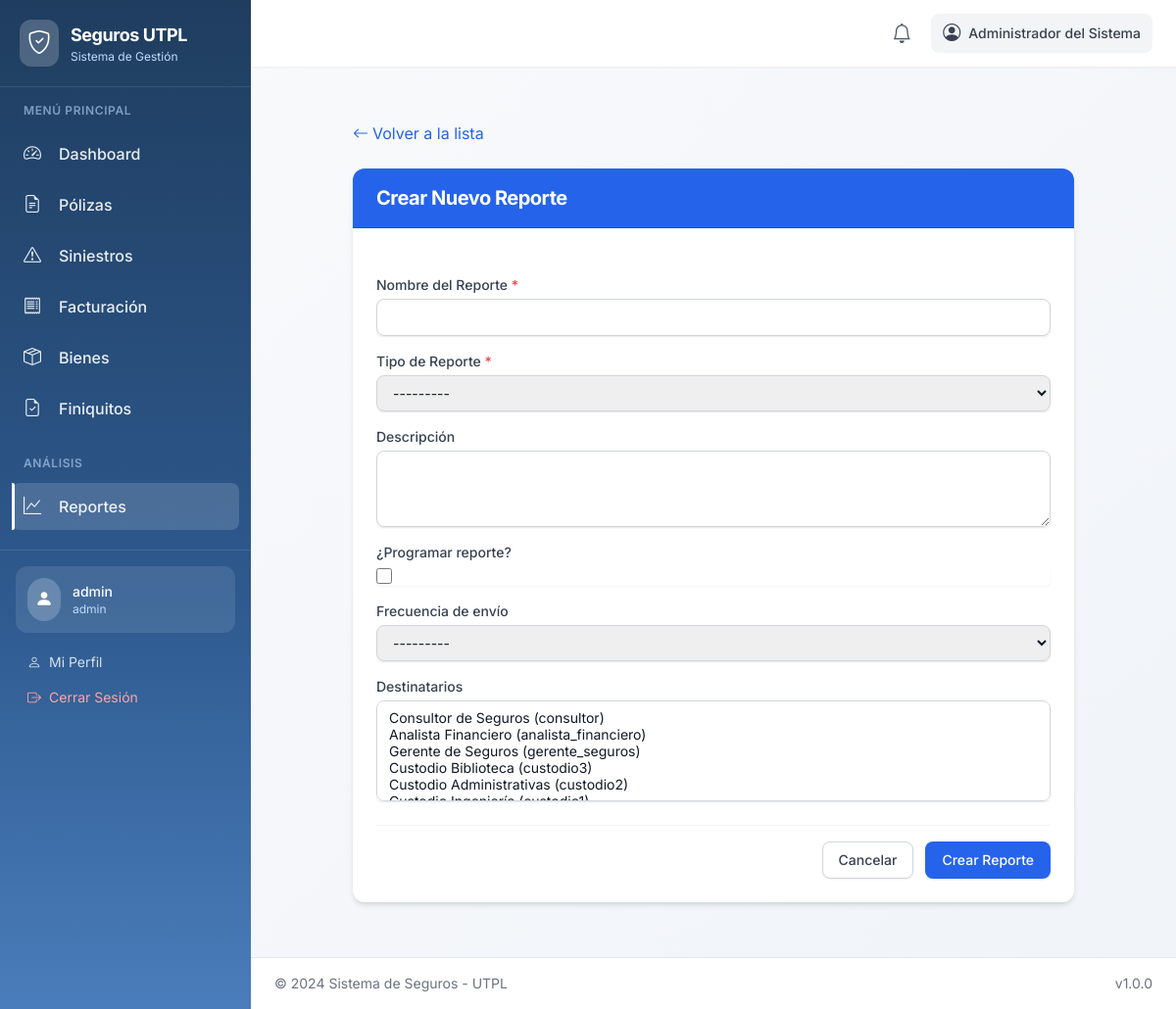
Screenshot of /reports/create/ (signed in) with the database file from the repository.
### accounts/models.py (models this page shows, shortened)
class UserProfile(AbstractUser):
    ROLE_CHOICES = [
        ('admin', _('Administrador')),
        ('insurance_manager', _('Gerente de Seguros')),
        ('requester', _('Custodio de Bienes')),
    ]
    full_name = models.CharField(
        _('Nombre completo'),
        max_length=255,
        blank=True
    )
    role = models.CharField(
        _('Rol'),
        max_length=20,
        choices=ROLE_CHOICES,
        default='requester'
    )
    department = models.CharField(
        _('Departamento'),
        max_length=100,
        blank=True
    )
    phone = models.CharField(
        _('Teléfono'),
        max_length=20,
        blank=True
    )
    created_at = models.DateTimeField(_('Fecha de creación'), auto_now_add=True)
    updated_at = models.DateTimeField(_('Fecha de actualización'), auto_now=True)
    class Meta:
        verbose_name = _('Perfil de Usuario')
        verbose_name_plural = _('Perfiles de Usuario')
        ordering = ['-created_at']
    def __str__(self):
        return f"{self.get_full_name()} ({self.username})"
    def get_full_name(self):
        if self.full_name:
            return self.full_name
        return super().get_full_name() or self.username
    def get_role_permissions(self):
        permissions_map = {
            'admin': [
                'users_read', 'users_write', 'users_create', 'users_update', 'users_delete', 'users_manage',
                'policies_read', 'policies_write', 'policies_create', 'policies_update', 'policies_delete', 'policies_manage',
                'claims_read', 'claims_write', 'claims_update', 'claims_delete', 'claims_manage',
                'invoices_read', 'invoices_write', 'invoices_create', 'invoices_update', 'invoices_delete', 'invoices_manage',
                'assets_read', 'assets_write', 'assets_create', 'assets_update', 'assets_delete', 'assets_manage',
                'reports_read', 'reports_write', 'reports_create', 'reports_update', 'reports_delete', 'reports_manage',
                'insurance_companies_read', 'insurance_companies_write', 'insurance_companies_create', 'insurance_companies_update', 'insurance_companies_delete', 'insurance_companies_manage',
                'brokers_read', 'brokers_write', 'brokers_create', 'brokers_update', 'brokers_delete', 'brokers_manage',
                'settings_read', 'settings_write', 'settings_create', 'settings_update', 'settings_delete', 'settings_manage',
                'alerts_read', 'alerts_create', 'alerts_write', 'alerts_execute', 'alerts_delete'
            ],
            'insurance_manager': [
                'users_read',
                'policies_read', 'policies_write', 'policies_create', 'policies_update', 'policies_delete',
                'claims_read', 'claims_write', 'claims_update', 'claims_manage',
                'invoices_read', 'invoices_write', 'invoices_create', 'invoices_update',
                'assets_read',
                'reports_read',
                'insurance_companies_read', 'insurance_companies_write', 'insurance_companies_create', 'insurance_companies_update',
                'brokers_read', 'brokers_write', 'brokers_create', 'brokers_update'
            ],
            'requester': [
                'claims_read', 'claims_write', 'claims_create',
                'assets_read'  # Only their own assets
            ]
        }
        return permissions_map.get(self.role, [])
    def has_perm(self, perm, obj=None):
        if super().has_perm(perm, obj):
            return True
        if not self.is_active or not perm:
            return False
        codename = perm.split('.')[-1]
        return codename in self.get_role_permissions()
    def has_perms(self, perm_list, obj=None):
        return all(self.has_perm(perm, obj) for perm in perm_list)

### reports/views.py (the view)
# urls.py: path('create/', views.report_create, name='report_create'),
@login_required
@permission_required('reports.reports_create', raise_exception=True)
def report_create(request):
    if request.method == 'POST':
        form = ReportForm(request.POST, user=request.user)
        if form.is_valid():
            report = form.save()
            AuditLog.log_action(
                user=request.user,
                action_type='create',
                entity_type='report',
                entity_id=str(report.id),
                description=f'Reporte creado: {report.name}',
                new_values={
                    'name': report.name,
                    'report_type': report.report_type,
                    'is_scheduled': report.is_scheduled
                }
            )
            messages.success(request, _('Reporte creado exitosamente.'))
            return redirect('reports:report_detail', pk=report.pk)
    else:
        form = ReportForm(user=request.user)
    return render(request, 'reports/report_form.html', {
        'form': form,
        'title': _('Crear Nuevo Reporte'),
        'submit_text': _('Crear Reporte'),
    })

### templates/reports/report_form.html (shortened to what this page needs)
{% extends 'base.html' %}
{% load i18n %}
{% block content %}
<div class="container mx-auto px-4 py-8 max-w-3xl">
    <div class="mb-6">
        <a href="{% url 'reports:report_list' %}" class="text-blue-600 hover:underline flex items-center">
            <i class="bi bi-arrow-left mr-1"></i> {% trans "Volver a la lista" %}
        </a>
    </div>
    <div class="bg-white rounded-xl shadow-md overflow-hidden">
        <div class="bg-blue-600 px-6 py-4 border-b border-blue-700">
            <h1 class="text-xl font-bold text-white">{{ title|default:"Gestión de Reporte" }}</h1>
        </div>
        <form method="post" class="p-6 space-y-6">
            <div class="space-y-4">
                {% for field in form %}
                <div class="form-group">
                    <label for="{{ field.id_for_label }}" class="block text-sm font-medium text-gray-700 mb-1">
                        {{ field.label }}
                        {% if field.field.required %}<span class="text-red-500">*</span>{% endif %}
                    </label>
                    <div class="mt-1 relative rounded-md shadow-sm">
                        {% if field.field.widget.input_type == "checkbox" %}
                        <div class="flex items-center h-5">
                            {{ field }}
                        </div>
                        {% else %}
                        {{ field }}
                        {% endif %}
                    </div>
                </div>
                {% endfor %}
            </div>
            <div class="pt-4 flex justify-end space-x-3 border-t border-gray-100 mt-6">
                <a href="{% url 'reports:report_list' %}"
                    class="bg-white py-2 px-4 border border-gray-300 rounded-lg shadow-sm text-sm font-medium text-gray-700 hover:bg-gray-50 focus:outline-none focus:ring-2 focus:ring-offset-2 focus:ring-blue-500">
                    {% trans "Cancelar" %}
                </a>
                <button type="submit"
                    class="inline-flex justify-center py-2 px-4 border border-transparent shadow-sm text-sm font-medium rounded-lg text-white bg-blue-600 hover:bg-blue-700 focus:outline-none focus:ring-2 focus:ring-offset-2 focus:ring-blue-500">
                    {{ submit_text|default:"Guardar Reporte" }}
                </button>
            </div>
        </form>
    </div>
</div>
{% endblock %}

### templates/base.html (shortened to what this page needs)
{% load static %}
<!DOCTYPE html>
<html lang="es">
<head>
    <script src="https://cdn.tailwindcss.com"></script>
    <link href="https://cdn.jsdelivr.net/npm/bootstrap-icons@1.10.0/font/bootstrap-icons.css" rel="stylesheet">
    <link href="{% static 'css/style.css' %}" rel="stylesheet">
</head>
<body class="bg-gray-100 font-sans">
    <div class="flex min-h-screen">
        {% if user.is_authenticated and user_permissions %}
        <aside id="sidebar"
            class="fixed inset-y-0 left-0 z-50 w-64 transform -translate-x-full lg:translate-x-0 transition-transform duration-300"
            style="background: linear-gradient(180deg, #1f3d5f 0%, #2e5a8f 60%, #4a7dbb 100%);">
            <div class="flex items-center space-x-3 p-5 border-b border-white/10">
                <div class="bg-white/20 p-2 rounded-xl">
                    <i class="bi bi-shield-check text-white text-2xl"></i>
                </div>
                <div>
                    <h1 class="text-white font-bold text-lg">Seguros UTPL</h1>
                    <p class="text-blue-200 text-xs">Sistema de Gestión</p>
                </div>
            </div>
            <nav class="sidebar-nav flex-1 overflow-y-auto px-3 py-4">
                <p class="text-blue-200/60 text-xs font-semibold uppercase tracking-wider px-3 mb-3">Menú Principal</p>
                <a href="{% url 'accounts:dashboard' %}"
                    class="nav-link flex items-center space-x-3 text-white/90 hover:text-white px-3 py-2.5 rounded-lg mb-1">
                    <i class="bi bi-speedometer2 text-lg w-6"></i>
                    <span class="font-medium">Dashboard</span>
                </a>
                {% if 'policies_read' in user_permissions %}
                <a href="{% url 'policies:policy_list' %}"
                    class="nav-link flex items-center space-x-3 text-white/90 hover:text-white px-3 py-2.5 rounded-lg mb-1">
                    <i class="bi bi-file-earmark-text text-lg w-6"></i>
                    <span class="font-medium">Pólizas</span>
                </a>
                {% endif %}
                {% if 'claims_read' in user_permissions %}
                <a href="{% url 'claims:claim_list' %}"
                    class="nav-link flex items-center space-x-3 text-white/90 hover:text-white px-3 py-2.5 rounded-lg mb-1">
                    <i class="bi bi-exclamation-triangle text-lg w-6"></i>
                    <span class="font-medium">Siniestros</span>
                </a>
                {% endif %}
                {% if 'invoices_read' in user_permissions %}
                <a href="{% url 'invoices:invoice_list' %}"
                    class="nav-link flex items-center space-x-3 text-white/90 hover:text-white px-3 py-2.5 rounded-lg mb-1">
                    <i class="bi bi-receipt text-lg w-6"></i>
                    <span class="font-medium">Facturación</span>
                </a>
                {% endif %}
                {% if 'assets_read' in user_permissions %}
                <a href="{% url 'assets:asset_list' %}"
                    class="nav-link flex items-center space-x-3 text-white/90 hover:text-white px-3 py-2.5 rounded-lg mb-1">
                    <i class="bi bi-box-seam text-lg w-6"></i>
                    <span class="font-medium">Bienes</span>
                </a>
                {% endif %}
                {% if 'claims_read' in user_permissions %}
                <a href="{% url 'claims:claim_settlements_list' %}"
                    class="nav-link flex items-center space-x-3 text-white/90 hover:text-white px-3 py-2.5 rounded-lg mb-1">
                    <i class="bi bi-file-earmark-check text-lg w-6"></i>
                    <span class="font-medium">Finiquitos</span>
                </a>
                {% endif %}
                {% if 'reports_read' in user_permissions %}
                <p class="text-blue-200/60 text-xs font-semibold uppercase tracking-wider px-3 mt-6 mb-3">Análisis</p>
                <a href="{% url 'reports:report_list' %}"
                    class="nav-link flex items-center space-x-3 text-white/90 hover:text-white px-3 py-2.5 rounded-lg mb-1">
                    <i class="bi bi-graph-up text-lg w-6"></i>
                    <span class="font-medium">Reportes</span>
                </a>
                {% endif %}
            </nav>
            <div class="p-4 border-t border-white/10">
                <div class="bg-white/10 rounded-xl p-3 mb-3">
                    <div class="flex items-center space-x-3">
                        <div class="bg-white/20 p-2 rounded-full">
                            <i class="bi bi-person-fill text-white text-lg"></i>
                        </div>
                        <div class="flex-1 min-w-0">
                            <p class="text-white font-medium text-sm truncate">{{ user.username }}</p>
                            <p class="text-blue-200 text-xs">{{ user.role }}</p>
                        </div>
                    </div>
                </div>
                <a href="{% url 'accounts:profile' %}"
                    class="flex items-center space-x-2 text-white/80 hover:text-white px-3 py-2 rounded-lg hover:bg-white/10 text-sm">
                    <i class="bi bi-person"></i>
                    <span>Mi Perfil</span>
                </a>
                <a href="{% url 'accounts:logout' %}"
                    class="flex items-center space-x-2 text-red-300 hover:text-red-200 px-3 py-2 rounded-lg hover:bg-red-500/20 text-sm">
                    <i class="bi bi-box-arrow-right"></i>
                    <span>Cerrar Sesión</span>
                </a>
            </div>
        </aside>
        {% endif %}
        <div
            class="flex-1 flex flex-col min-h-screen {% if user.is_authenticated and user_permissions %}lg:ml-64{% endif %}">
            {% if user.is_authenticated and user_permissions %}
            <header class="bg-white shadow-sm sticky top-0 z-30">
                <div class="flex items-center justify-between px-4 lg:px-6 py-3">
                    <div class="flex items-center space-x-3 ml-auto">
                        <div class="relative" x-data="{ open: false }">
                            <button @click="open = !open"
                                class="relative p-2 text-gray-600 hover:bg-gray-100 rounded-lg">
                                <i class="bi bi-bell text-xl"></i>
                            </button>
                        </div>
                        <div
                            class="hidden lg:flex items-center space-x-2 text-gray-700 bg-gray-100 px-3 py-1.5 rounded-lg">
                            <i class="bi bi-person-circle text-lg"></i>
                            <span class="text-sm font-medium">{{ user_full_name|default:user.username }}</span>
                        </div>
                    </div>
                </div>
            </header>
            {% endif %}
            <main class="flex-1 {% if user.is_authenticated and user_permissions %}p-4 lg:p-6{% endif %}">
                {% block content %}{% endblock %}
            </main>
            {% if user.is_authenticated and user_permissions %}
            <footer class="bg-white border-t border-gray-200 mt-auto">
                <div
                    class="px-4 lg:px-6 py-4 flex flex-col sm:flex-row justify-between items-center text-sm text-gray-500">
                    <span>&copy; 2024 Sistema de Seguros - UTPL</span>
                    <span class="mt-1 sm:mt-0">v1.0.0</span>
                </div>
            </footer>
            {% endif %}
        </div>
    </div>
</body>
</html>

### rows the page displays
UserProfile: username "admin", role "admin", full_name+username "Administrador del Sistema"

### other values shown
{{ title|default:"Gestión de Reporte" }} "Crear Nuevo Reporte"
{{ field.label }} "Nombre del Reporte" "Tipo de Reporte" "Descripción" "¿Programar reporte?" "Frecuencia de envío" "Destinatarios"
{{ submit_text|default:"Guardar Reporte" }} "Crear Reporte"
